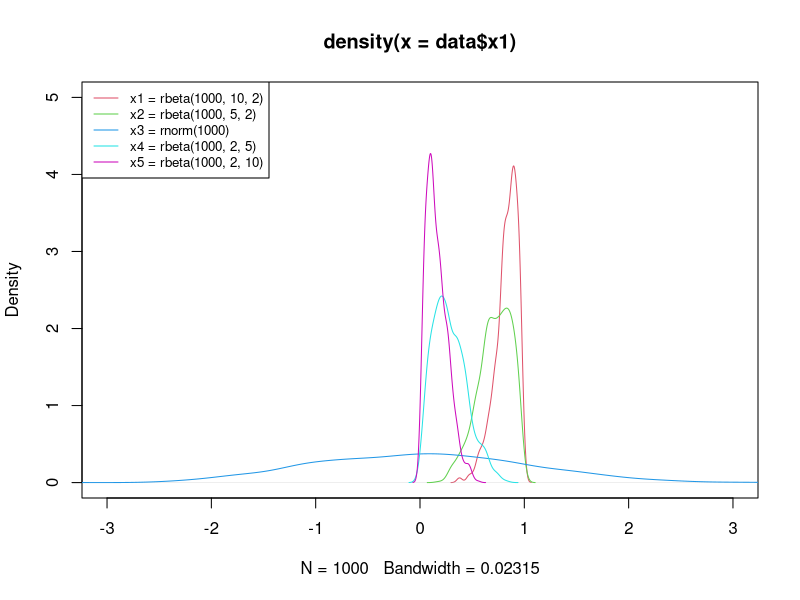
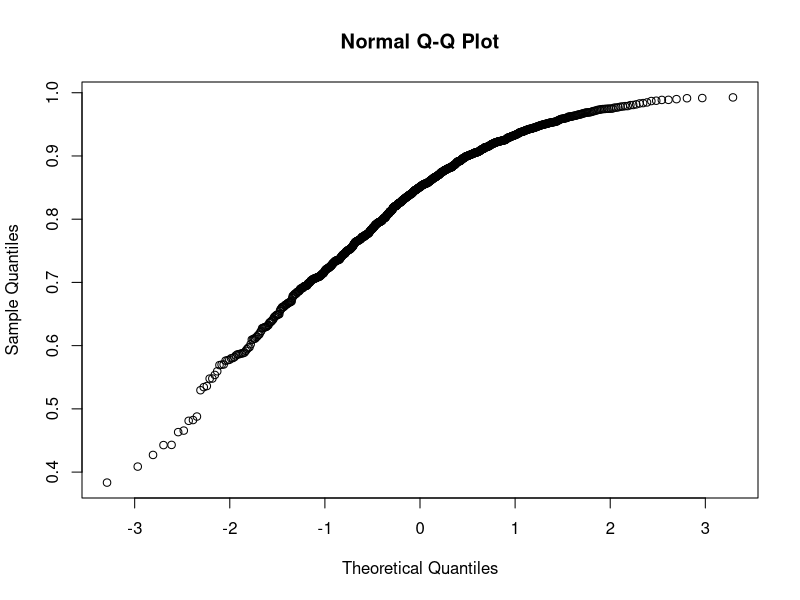
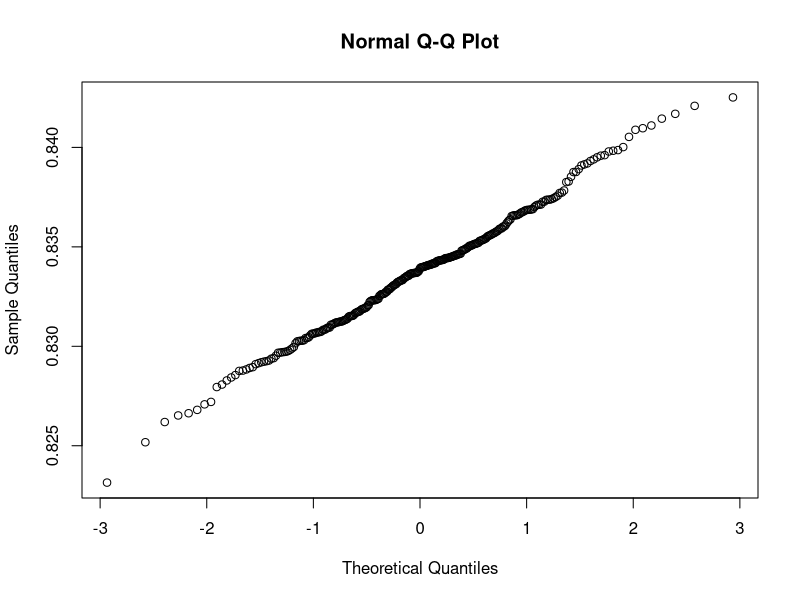
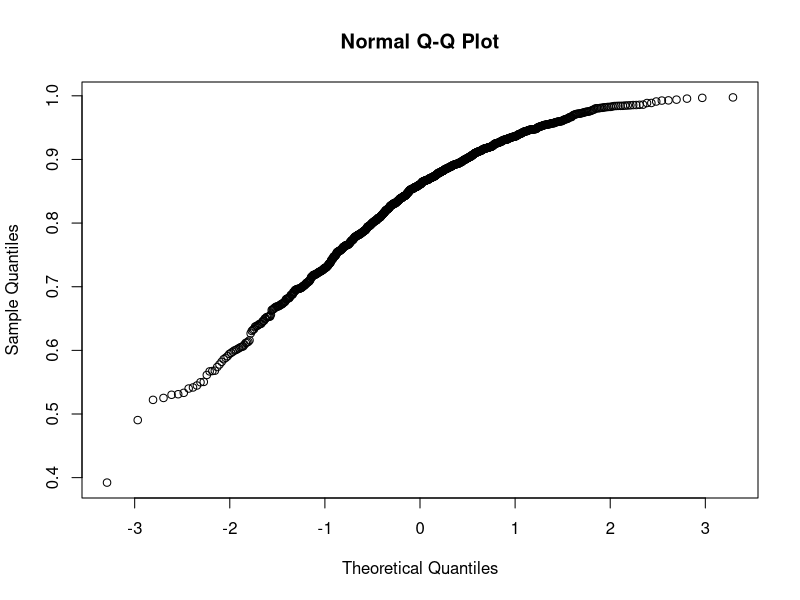
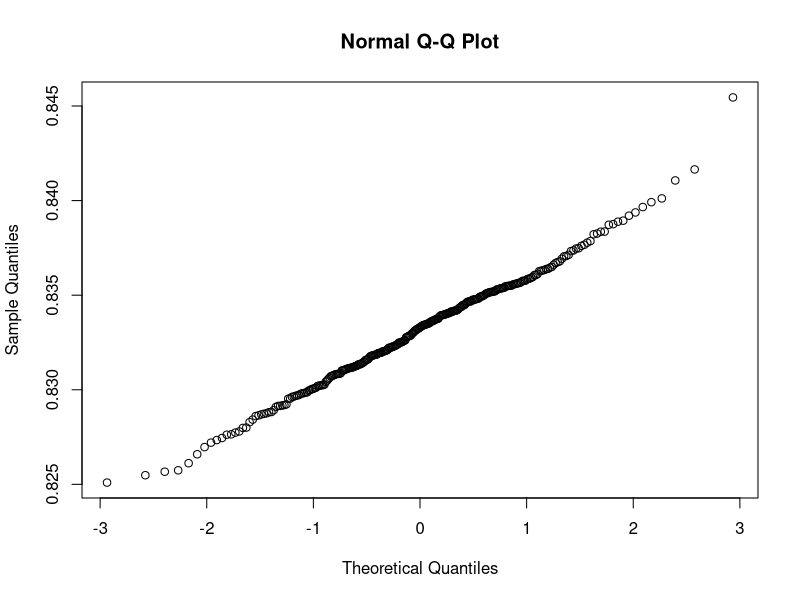
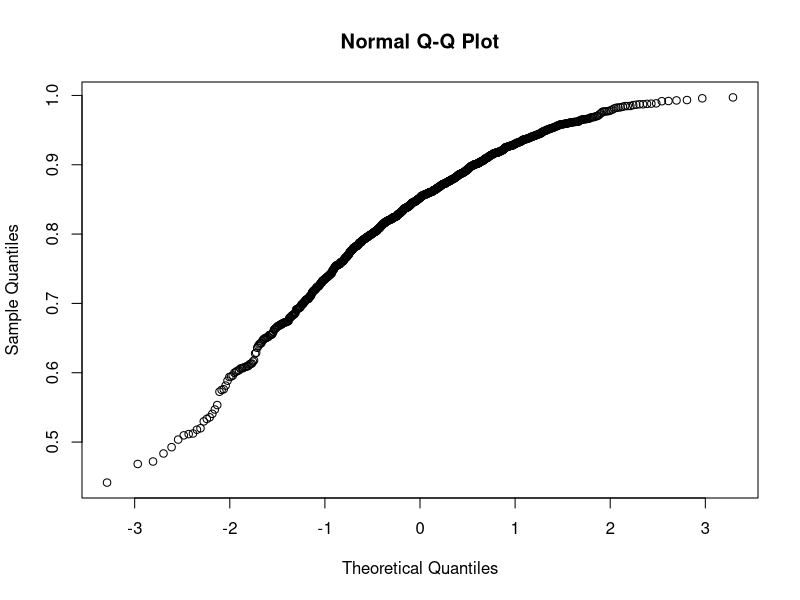
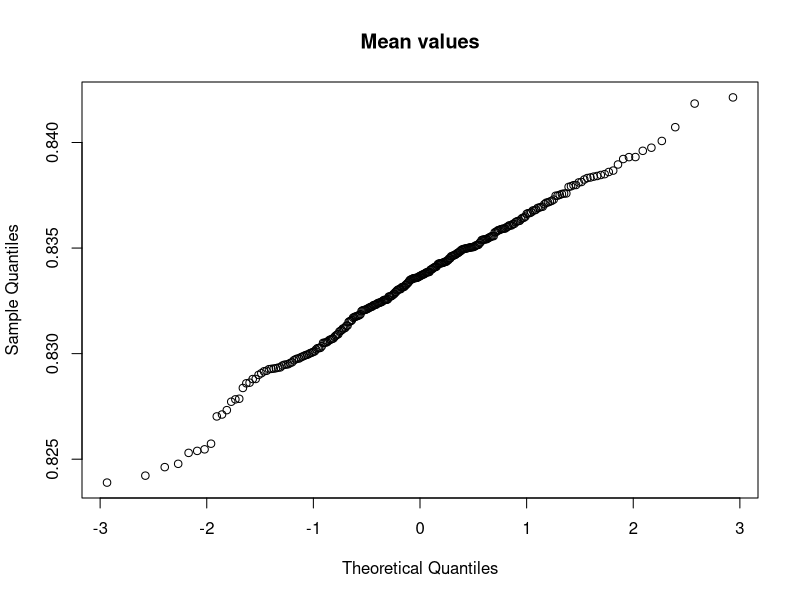

Recreate these plots in R, in order.
## ---- chunk 1
knitr::opts_chunk$set(echo = TRUE)

#  |\__/,|   (`\
#  |_ _  |.--.) )
#  ( T   )     /
# (((^_(((/(((_/
## ---- chunk 2

# The following example was taken from: https://statisticsglobe.com/draw-normal-left-right-skewed-distributions-r

set.seed(35486)                    # Create random distributions
data <- data.frame(x1 = rbeta(1000, 10, 2),
                   x2 = rbeta(1000, 5, 2),
                   x3 = rnorm(1000),
                   x4 = rbeta(1000, 2, 5),
                   x5 = rbeta(1000, 2, 10))

head(data)                         # Print head of data
## ---- chunk 3
plot(density(data$x1), col = 2,    # Overlay all columns as densities
     xlim = c(- 3, 3),
     ylim = c(0, 5))
lines(density(data$x2), col = 3)

lines(density(data$x3), col = 4)
lines(density(data$x4), col = 5)
lines(density(data$x5), col = 6)
legend("topleft",                  # Add legend to plot
       legend = c("x1 = rbeta(1000, 10, 2)",
                  "x2 = rbeta(1000, 5, 2)",
                  "x3 = rnorm(1000)",
                  "x4 = rbeta(1000, 2, 5)",
                  "x5 = rbeta(1000, 2, 10)"),
       col = 2:6,
       lty = 1,
       cex = 0.8)

## ---- chunk 4
generate_dataset <- function(n = 300, m = 1000) {
  result <- list()
  for (i in 1:n) {
    result[[i]] <- rbeta(m, 10, 2)
  }
  return(result)
}

calculate_mean_values <- function(dataset) {
  result <- c()
  for (i in 1:length(dataset)) {
    result <- c(result, mean(dataset[[i]]))
  }
  return(result)
}

random_samples <- generate_dataset()
mean_values <- calculate_mean_values(random_samples)

qqnorm(random_samples[[1]])
qqnorm(mean_values)

## ---- chunk 5

generate_dataset <- function(n = 300, m = 1000, a = 10, b = 2) {
  result <- list()
  for (i in 1:n) {
    result[[i]] <- rbeta(m,a,b)
  }
  return(result)
}

calculate_mean_values <- function(dataset) {
  result <- c()
  for (i in 1:length(dataset)) {
    result <- c(result, mean(dataset[[i]]))
  }
  return(result)
}

random_samples <- generate_dataset()
mean_values <- calculate_mean_values(random_samples)

qqnorm(random_samples[[1]])
qqnorm(mean_values)

## ---- chunk 6
generate_dataset <- function(n = 300, m = 1000, a = 10, b = 2, func = rbeta) {
  result <- list()
  for (i in 1:n) {
    result[[i]] <- func(m,a,b)
  }
  return(result)
}

calculate_mean_values <- function(dataset) {
  result <- c()
  for (i in 1:length(dataset)) {
    result <- c(result, mean(dataset[[i]]))
  }
  return(result)
}


random_samples <- generate_dataset()
mean_values <- calculate_mean_values(random_samples)

qqnorm(random_samples[[6]])
qqnorm(mean_values, main = "Mean values")
